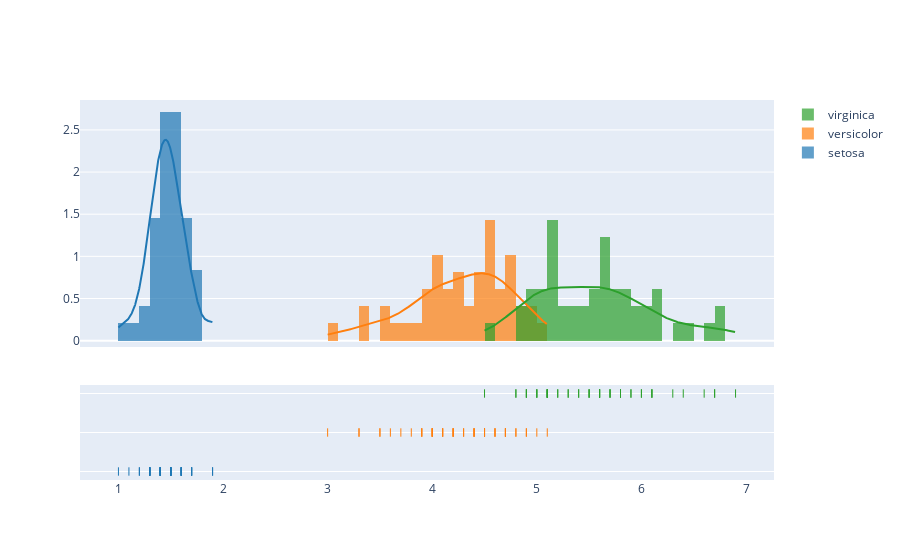

Write notebook code for a chart like this one.
### Code cell
# Group data together
hist_data = []
group_labels = []
for i in df["species"].value_counts().index:
    hist_data.append(df[df["species"] == i]["petal length (cm)"])
    group_labels.append(i)

# Create distplot with custom bin_size
fig = ff.create_distplot(hist_data, group_labels, bin_size=0.1)
fig.show()

### Figure 1 — Plotly figure (JSON) as saved in the notebook; plotly's stock layout.template omitted (floating-point values rounded to 4 significant figures; data arrays with more than 128 entries replaced by an {"elided": "..."} marker saying what was removed)
{"data": [{"autobinx": false, "histnorm": "probability density", "legendgroup": "setosa", "marker": {"color": "rgb(31, 119, 180)"}, "name": "setosa", "opacity": 0.7, "type": "histogram", "x": [1.4, 1.4, 1.3, 1.5, 1.4, 1.7, 1.4, 1.5, 1.4, 1.5, 1.5, 1.6, 1.4, 1.1, 1.2, 1.5, 1.3, 1.4, 1.7, 1.5, 1.7, 1.5, 1, 1.7, 1.9, 1.6, 1.6, 1.5, 1.4, 1.6, 1.6, 1.5, 1.5, 1.4, 1.5, 1.2, 1.3, 1.4, 1.3, 1.5, 1.3, 1.3, 1.3, 1.6, 1.9, 1.4, 1.6, 1.4, 1.5, 1.4], "xaxis": "x", "xbins": {"end": 1.9, "size": 0.1, "start": 1}, "yaxis": "y"}, {"autobinx": false, "histnorm": "probability density", "legendgroup": "versicolor", "marker": {"color": "rgb(255, 127, 14)"}, "name": "versicolor", "opacity": 0.7, "type": "histogram", "x": [4.7, 4.5, 4.9, 4, 4.6, 4.5, 4.7, 3.3, 4.6, 3.9, 3.5, 4.2, 4, 4.7, 3.6, 4.4, 4.5, 4.1, 4.5, 3.9, 4.8, 4, 4.9, 4.7, 4.3, 4.4, 4.8, 5, 4.5, 3.5, 3.8, 3.7, 3.9, 5.1, 4.5, 4.5, 4.7, 4.4, 4.1, 4, 4.4, 4.6, 4, 3.3, 4.2, 4.2, 4.2, 4.3, 3, 4.1], "xaxis": "x", "xbins": {"end": 5.1, "size": 0.1, "start": 3}, "yaxis": "y"}, {"autobinx": false, "histnorm": "probability density", "legendgroup": "virginica", "marker": {"color": "rgb(44, 160, 44)"}, "name": "virginica", "opacity": 0.7, "type": "histogram", "x": [6, 5.1, 5.9, 5.6, 5.8, 6.6, 4.5, 6.3, 5.8, 6.1, 5.1, 5.3, 5.5, 5, 5.1, 5.3, 5.5, 6.7, 6.9, 5, 5.7, 4.9, 6.7, 4.9, 5.7, 6, 4.8, 4.9, 5.6, 5.8, 6.1, 6.4, 5.6, 5.1, 5.6, 6.1, 5.6, 5.5, 4.8, 5.4, 5.6, 5.1, 5.1, 5.9, 5.7, 5.2, 5, 5.2, 5.4, 5.1], "xaxis": "x", "xbins": {"end": 6.9, "size": 0.1, "start": 4.5}, "yaxis": "y"}, {"legendgroup": "setosa", "marker": {"color": "rgb(31, 119, 180)"}, "mode": "lines", "name": "setosa", "showlegend": false, "type": "scatter", "x": {"elided": "500 float values"}, "xaxis": "x", "y": {"elided": "500 float values"}, "yaxis": "y"}, {"legendgroup": "versicolor", "marker": {"color": "rgb(255, 127, 14)"}, "mode": "lines", "name": "versicolor", "showlegend": false, "type": "scatter", "x": {"elided": "500 float values"}, "xaxis": "x", "y": {"elided": "500 float values"}, "yaxis": "y"}, {"legendgroup": "virginica", "marker": {"color": "rgb(44, 160, 44)"}, "mode": "lines", "name": "virginica", "showlegend": false, "type": "scatter", "x": {"elided": "500 float values"}, "xaxis": "x", "y": {"elided": "500 float values"}, "yaxis": "y"}, {"legendgroup": "setosa", "marker": {"color": "rgb(31, 119, 180)", "symbol": "line-ns-open"}, "mode": "markers", "name": "setosa", "showlegend": false, "type": "scatter", "x": [1.4, 1.4, 1.3, 1.5, 1.4, 1.7, 1.4, 1.5, 1.4, 1.5, 1.5, 1.6, 1.4, 1.1, 1.2, 1.5, 1.3, 1.4, 1.7, 1.5, 1.7, 1.5, 1, 1.7, 1.9, 1.6, 1.6, 1.5, 1.4, 1.6, 1.6, 1.5, 1.5, 1.4, 1.5, 1.2, 1.3, 1.4, 1.3, 1.5, 1.3, 1.3, 1.3, 1.6, 1.9, 1.4, 1.6, 1.4, 1.5, 1.4], "xaxis": "x", "y": ["setosa", "setosa", "setosa", "setosa", "setosa", "setosa", "setosa", "setosa", "setosa", "setosa", "setosa", "setosa", "setosa", "setosa", "setosa", "setosa", "setosa", "setosa", "setosa", "setosa", "setosa", "setosa", "setosa", "setosa", "setosa", "setosa", "setosa", "setosa", "setosa", "setosa", "setosa", "setosa", "setosa", "setosa", "setosa", "setosa", "setosa", "setosa", "setosa", "setosa", "setosa", "setosa", "setosa", "setosa", "setosa", "setosa", "setosa", "setosa", "setosa", "setosa"], "yaxis": "y2"}, {"legendgroup": "versicolor", "marker": {"color": "rgb(255, 127, 14)", "symbol": "line-ns-open"}, "mode": "markers", "name": "versicolor", "showlegend": false, "type": "scatter", "x": [4.7, 4.5, 4.9, 4, 4.6, 4.5, 4.7, 3.3, 4.6, 3.9, 3.5, 4.2, 4, 4.7, 3.6, 4.4, 4.5, 4.1, 4.5, 3.9, 4.8, 4, 4.9, 4.7, 4.3, 4.4, 4.8, 5, 4.5, 3.5, 3.8, 3.7, 3.9, 5.1, 4.5, 4.5, 4.7, 4.4, 4.1, 4, 4.4, 4.6, 4, 3.3, 4.2, 4.2, 4.2, 4.3, 3, 4.1], "xaxis": "x", "y": ["versicolor", "versicolor", "versicolor", "versicolor", "versicolor", "versicolor", "versicolor", "versicolor", "versicolor", "versicolor", "versicolor", "versicolor", "versicolor", "versicolor", "versicolor", "versicolor", "versicolor", "versicolor", "versicolor", "versicolor", "versicolor", "versicolor", "versicolor", "versicolor", "versicolor", "versicolor", "versicolor", "versicolor", "versicolor", "versicolor", "versicolor", "versicolor", "versicolor", "versicolor", "versicolor", "versicolor", "versicolor", "versicolor", "versicolor", "versicolor", "versicolor", "versicolor", "versicolor", "versicolor", "versicolor", "versicolor", "versicolor", "versicolor", "versicolor", "versicolor"], "yaxis": "y2"}, {"legendgroup": "virginica", "marker": {"color": "rgb(44, 160, 44)", "symbol": "line-ns-open"}, "mode": "markers", "name": "virginica", "showlegend": false, "type": "scatter", "x": [6, 5.1, 5.9, 5.6, 5.8, 6.6, 4.5, 6.3, 5.8, 6.1, 5.1, 5.3, 5.5, 5, 5.1, 5.3, 5.5, 6.7, 6.9, 5, 5.7, 4.9, 6.7, 4.9, 5.7, 6, 4.8, 4.9, 5.6, 5.8, 6.1, 6.4, 5.6, 5.1, 5.6, 6.1, 5.6, 5.5, 4.8, 5.4, 5.6, 5.1, 5.1, 5.9, 5.7, 5.2, 5, 5.2, 5.4, 5.1], "xaxis": "x", "y": ["virginica", "virginica", "virginica", "virginica", "virginica", "virginica", "virginica", "virginica", "virginica", "virginica", "virginica", "virginica", "virginica", "virginica", "virginica", "virginica", "virginica", "virginica", "virginica", "virginica", "virginica", "virginica", "virginica", "virginica", "virginica", "virginica", "virginica", "virginica", "virginica", "virginica", "virginica", "virginica", "virginica", "virginica", "virginica", "virginica", "virginica", "virginica", "virginica", "virginica", "virginica", "virginica", "virginica", "virginica", "virginica", "virginica", "virginica", "virginica", "virginica", "virginica"], "yaxis": "y2"}], "layout": {"barmode": "overlay", "hovermode": "closest", "legend": {"traceorder": "reversed"}, "xaxis": {"anchor": "y2", "domain": [0, 1], "zeroline": false}, "yaxis": {"anchor": "free", "domain": [0.35, 1], "position": 0}, "yaxis2": {"anchor": "x", "domain": [0, 0.25], "dtick": 1, "showticklabels": false}}}
